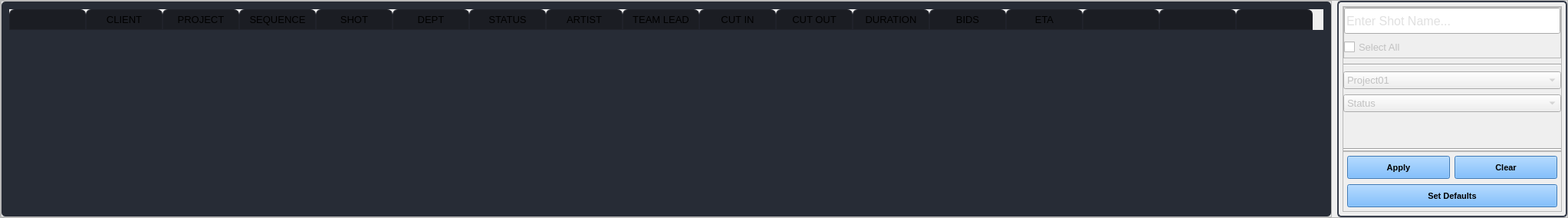
                     <widget class="QWidget" name="all_shots_page">
                      <layout class="QGridLayout" name="gridLayout_46">
                       <property name="leftMargin">
                        <number>0</number>
                       </property>
                       <property name="topMargin">
                        <number>0</number>
                       </property>
                       <property name="rightMargin">
                        <number>0</number>
                       </property>
                       <property name="bottomMargin">
                        <number>0</number>
                       </property>
                       <property name="spacing">
                        <number>0</number>
                       </property>
                       <item row="0" column="0">
                        <widget class="QFrame" name="frame_20">
                         <property name="frameShape">
                          <enum>QFrame::StyledPanel</enum>
                         </property>
                         <property name="frameShadow">
                          <enum>QFrame::Raised</enum>
                         </property>
                         <layout class="QGridLayout" name="gridLayout_45">
                          <property name="leftMargin">
                           <number>0</number>
                          </property>
                          <property name="topMargin">
                           <number>0</number>
                          </property>
                          <property name="rightMargin">
                           <number>0</number>
                          </property>
                          <property name="bottomMargin">
                           <number>0</number>
                          </property>
                          <property name="horizontalSpacing">
                           <number>7</number>
                          </property>
                          <property name="verticalSpacing">
                           <number>0</number>
                          </property>
                          <item row="1" column="1">
                           <widget class="QFrame" name="filter_frame">
                            <property name="minimumSize">
                             <size>
                              <width>300</width>
                              <height>0</height>
                             </size>
                            </property>
                            <property name="maximumSize">
                             <size>
                              <width>500</width>
                              <height>16777215</height>
                             </size>
                            </property>
                            <property name="styleSheet">
                             <string notr="true">QFrame#filter_frame {border:2px solid  rgb(54, 60, 74);
border-radius:5px;
}</string>
                            </property>
                            <property name="frameShape">
                             <enum>QFrame::StyledPanel</enum>
                            </property>
                            <property name="frameShadow">
                             <enum>QFrame::Raised</enum>
                            </property>
                            <layout class="QGridLayout" name="gridLayout_65">
                             <property name="leftMargin">
                              <number>5</number>
                             </property>
                             <property name="topMargin">
                              <number>5</number>
                             </property>
                             <property name="rightMargin">
                              <number>5</number>
                             </property>
                             <property name="bottomMargin">
                              <number>5</number>
                             </property>
                             <property name="spacing">
                              <number>0</number>
                             </property>
                             <item row="0" column="0">
                              <widget class="QFrame" name="frame_43">
                               <property name="styleSheet">
                                <string notr="true">color: rgb(193, 193, 193);</string>
                               </property>
                               <property name="frameShape">
                                <enum>QFrame::StyledPanel</enum>
                               </property>
                               <property name="frameShadow">
                                <enum>QFrame::Raised</enum>
                               </property>
                               <layout class="QGridLayout" name="gridLayout_17">
                                <property name="leftMargin">
                                 <number>0</number>
                                </property>
                                <property name="topMargin">
                                 <number>0</number>
                                </property>
                                <property name="rightMargin">
                                 <number>0</number>
                                </property>
                                <property name="bottomMargin">
                                 <number>0</number>
                                </property>
                                <property name="horizontalSpacing">
                                 <number>0</number>
                                </property>
                                <property name="verticalSpacing">
                                 <number>7</number>
                                </property>
                                <item row="0" column="0">
                                 <widget class="QFrame" name="frame_44">
                                  <property name="frameShape">
                                   <enum>QFrame::StyledPanel</enum>
                                  </property>
                                  <property name="frameShadow">
                                   <enum>QFrame::Raised</enum>
                                  </property>
                                  <layout class="QGridLayout" name="gridLayout_44">
                                   <property name="leftMargin">
                                    <number>0</number>
                                   </property>
                                   <property name="topMargin">
                                    <number>0</number>
                                   </property>
                                   <property name="rightMargin">
                                    <number>0</number>
                                   </property>
                                   <property name="bottomMargin">
                                    <number>0</number>
                                   </property>
                                   <property name="horizontalSpacing">
                                    <number>0</number>
                                   </property>
                                   <property name="verticalSpacing">
                                    <number>5</number>
                                   </property>
                                   <item row="1" column="0">
                                    <widget class="QCheckBox" name="sel_all_shtTable_chkBox">
                                     <property name="font">
                                      <font>
                                       <pointsize>10</pointsize>
                                      </font>
                                     </property>
                                     <property name="text">
                                      <string>Select All</string>
                                     </property>
                                    </widget>
                                   </item>
                                   <item row="1" column="1">
                                    <widget class="QPushButton" name="assign_leads_btn">
                                     <property name="cursor">
                                      <cursorShape>PointingHandCursor</cursorShape>
                                     </property>
                                     <property name="toolTip">
                                      <string>Assign to Leads</string>
                                     </property>
                                     <property name="styleSheet">
                                      <string notr="true">QPushButton{
padding:5px;
background-color: rgb(230, 123, 0);
}
QPushButton::hover{
	background-color: rgb(230, 149, 9);
}
QPushButton::pressed{
	background-color: rgb(208, 111, 0);
}</string>
                                     </property>
                                     <property name="text">
                                      <string/>
                                     </property>
                                     <property name="icon">
                                      <iconset resource="../files.qrc">
                                       <normaloff>:/24x24/icons/24x24/cil-user-follow.png</normaloff>:/24x24/icons/24x24/cil-user-follow.png</iconset>
                                     </property>
                                     <property name="iconSize">
                                      <size>
                                       <width>20</width>
                                       <height>20</height>
                                      </size>
                                     </property>
                                     <property name="flat">
                                      <bool>true</bool>
                                     </property>
                                    </widget>
                                   </item>
                                   <item row="0" column="0" colspan="2">
                                    <widget class="QLineEdit" name="shot_search_lineEdit">
                                     <property name="sizePolicy">
                                      <sizepolicy hsizetype="Expanding" vsizetype="Fixed">
                                       <horstretch>0</horstretch>
                                       <verstretch>0</verstretch>
                                      </sizepolicy>
                                     </property>
                                     <property name="minimumSize">
                                      <size>
                                       <width>0</width>
                                       <height>34</height>
                                      </size>
                                     </property>
                                     <property name="font">
                                      <font>
                                       <pointsize>12</pointsize>
                                      </font>
                                     </property>
                                     <property name="frame">
                                      <bool>true</bool>
                                     </property>
                                     <property name="placeholderText">
                                      <string>Enter Shot Name...</string>
                                     </property>
                                    </widget>
                                   </item>
                                  </layout>
                                 </widget>
                                </item>
                                <item row="5" column="0">
                                 <widget class="Line" name="line_9">
                                  <property name="orientation">
                                   <enum>Qt::Horizontal</enum>
                                  </property>
                                 </widget>
                                </item>
                                <item row="7" column="0">
                                 <widget class="QComboBox" name="stat_filter_cb">
                                  <property name="font">
                                   <font>
                                    <pointsize>10</pointsize>
                                   </font>
                                  </property>
                                  <item>
                                   <property name="text">
                                    <string>Status</string>
                                   </property>
                                  </item>
                                  <item>
                                   <property name="text">
                                    <string>Status2</string>
                                   </property>
                                  </item>
                                  <item>
                                   <property name="text">
                                    <string>Status3</string>
                                   </property>
                                  </item>
                                 </widget>
                                </item>
                                <item row="9" column="0">
                                 <widget class="Line" name="line_14">
                                  <property name="orientation">
                                   <enum>Qt::Horizontal</enum>
                                  </property>
                                 </widget>
                                </item>
                                <item row="6" column="0">
                                 <widget class="QComboBox" name="pro_filter_cb">
                                  <property name="font">
                                   <font>
                                    <pointsize>10</pointsize>
                                   </font>
                                  </property>
                                  <item>
                                   <property name="text">
                                    <string>Project01</string>
                                   </property>
                                  </item>
                                  <item>
                                   <property name="text">
                                    <string>Project02</string>
                                   </property>
                                  </item>
                                  <item>
                                   <property name="text">
                                    <string>Project03</string>
                                   </property>
                                  </item>
                                 </widget>
                                </item>
                                <item row="8" column="0">
                                 <spacer name="verticalSpacer_4">
                                  <property name="orientation">
                                   <enum>Qt::Vertical</enum>
                                  </property>
                                  <property name="sizeHint" stdset="0">
                                   <size>
                                    <width>20</width>
                                    <height>40</height>
                                   </size>
                                  </property>
                                 </spacer>
                                </item>
                               </layout>
                              </widget>
                             </item>
                             <item row="1" column="0">
                              <widget class="QFrame" name="frame_45">
                               <property name="styleSheet">
                                <string notr="true">QPushButton{
	background-color: rgb(85, 170, 255);
}</string>
                               </property>
                               <property name="frameShape">
                                <enum>QFrame::StyledPanel</enum>
                               </property>
                               <property name="frameShadow">
                                <enum>QFrame::Raised</enum>
                               </property>
                               <layout class="QGridLayout" name="gridLayout_29">
                                <property name="leftMargin">
                                 <number>5</number>
                                </property>
                                <property name="topMargin">
                                 <number>5</number>
                                </property>
                                <property name="rightMargin">
                                 <number>5</number>
                                </property>
                                <property name="bottomMargin">
                                 <number>5</number>
                                </property>
                                <property name="verticalSpacing">
                                 <number>7</number>
                                </property>
                                <item row="1" column="0" colspan="2">
                                 <widget class="QPushButton" name="set_default_btn">
                                  <property name="minimumSize">
                                   <size>
                                    <width>30</width>
                                    <height>30</height>
                                   </size>
                                  </property>
                                  <property name="font">
                                   <font>
                                    <family>Segoe UI</family>
                                    <pointsize>8</pointsize>
                                    <weight>75</weight>
                                    <bold>true</bold>
                                   </font>
                                  </property>
                                  <property name="cursor">
                                   <cursorShape>PointingHandCursor</cursorShape>
                                  </property>
                                  <property name="text">
                                   <string>Set Defaults</string>
                                  </property>
                                  <property name="icon">
                                   <iconset resource="../files.qrc">
                                    <normaloff>:/24x24/icons/24x24/cil-camera-roll.png</normaloff>:/24x24/icons/24x24/cil-camera-roll.png</iconset>
                                  </property>
                                  <property name="iconSize">
                                   <size>
                                    <width>13</width>
                                    <height>13</height>
                                   </size>
                                  </property>
                                 </widget>
                                </item>
                                <item row="0" column="1">
                                 <widget class="QPushButton" name="clear_filter_btn">
                                  <property name="minimumSize">
                                   <size>
                                    <width>80</width>
                                    <height>30</height>
                                   </size>
                                  </property>
                                  <property name="font">
                                   <font>
                                    <pointsize>8</pointsize>
                                    <weight>75</weight>
                                    <bold>true</bold>
                                   </font>
                                  </property>
                                  <property name="cursor">
                                   <cursorShape>PointingHandCursor</cursorShape>
                                  </property>
                                  <property name="text">
                                   <string>Clear</string>
                                  </property>
                                  <property name="icon">
                                   <iconset resource="../files.qrc">
                                    <normaloff>:/24x24/icons/24x24/cil-x.png</normaloff>:/24x24/icons/24x24/cil-x.png</iconset>
                                  </property>
                                  <property name="iconSize">
                                   <size>
                                    <width>13</width>
                                    <height>13</height>
                                   </size>
                                  </property>
                                 </widget>
                                </item>
                                <item row="0" column="0">
                                 <widget class="QPushButton" name="apply_filter_btn">
                                  <property name="minimumSize">
                                   <size>
                                    <width>80</width>
                                    <height>30</height>
                                   </size>
                                  </property>
                                  <property name="font">
                                   <font>
                                    <family>Segoe UI</family>
                                    <pointsize>8</pointsize>
                                    <weight>75</weight>
                                    <bold>true</bold>
                                   </font>
                                  </property>
                                  <property name="cursor">
                                   <cursorShape>PointingHandCursor</cursorShape>
                                  </property>
                                  <property name="text">
                                   <string>Apply</string>
                                  </property>
                                  <property name="icon">
                                   <iconset resource="../files.qrc">
                                    <normaloff>:/24x24/icons/24x24/cil-check-alt.png</normaloff>:/24x24/icons/24x24/cil-check-alt.png</iconset>
                                  </property>
                                  <property name="iconSize">
                                   <size>
                                    <width>13</width>
                                    <height>13</height>
                                   </size>
                                  </property>
                                 </widget>
                                </item>
                               </layout>
                              </widget>
                             </item>
                            </layout>
                           </widget>
                          </item>
                          <item row="0" column="0" rowspan="2">
                           <widget class="QFrame" name="frame_22">
                            <property name="frameShape">
                             <enum>QFrame::StyledPanel</enum>
                            </property>
                            <property name="frameShadow">
                             <enum>QFrame::Raised</enum>
                            </property>
                            <layout class="QGridLayout" name="gridLayout_32">
                             <property name="leftMargin">
                              <number>0</number>
                             </property>
                             <property name="topMargin">
                              <number>0</number>
                             </property>
                             <property name="rightMargin">
                              <number>0</number>
                             </property>
                             <property name="bottomMargin">
                              <number>0</number>
                             </property>
                             <property name="spacing">
                              <number>0</number>
                             </property>
                             <item row="0" column="0">
                              <widget class="QTableWidget" name="all_shots_tbWidget">
                               <property name="font">
                                <font>
                                 <pointsize>10</pointsize>
                                </font>
                               </property>
                               <property name="focusPolicy">
                                <enum>Qt::NoFocus</enum>
                               </property>
                               <property name="styleSheet">
                                <string notr="true">QTableWidget {	
	background-color: rgb(39, 44, 54);
	padding: 10px;
	border-radius: 5px;
	alternate-background-color: rgb(42, 48, 59);
}
QTableWidget::item{
	padding-left: 5px;
	padding-right: 5px;
}
QTableWidget::item:selected{
	background-color: rgb(94, 94, 94);
	color: rgb(255, 255, 255);
}
QScrollBar:horizontal {
    border: none;
    background: rgb(52, 59, 72);
    height: 14px;
    margin: 0px 21px 0 21px;
	border-radius: 0px;
}
 QScrollBar:vertical {
	border: none;
    background: rgb(52, 59, 72);
    width: 14px;
    margin: 21px 0 21px 0;
	border-radius: 0px;
 }
QHeaderView::section{
	Background-color: rgb(39, 44, 54);
	max-width: 30px;
	border: 1px solid rgb(44, 49, 60);
	border-style: none;
    border-bottom: 1px solid rgb(44, 49, 60);
    border-right: 1px solid rgb(44, 49, 60);
}
QTableWidget::horizontalHeader {	
	background-color: rgb(81, 255, 0);
}
QHeaderView::section:horizontal
{
    border: 1px solid rgb(32, 34, 42);
	background-color: rgb(27, 29, 35);
	padding: 3px;
	border-top-left-radius: 7px;
    border-top-right-radius: 7px;
}
QHeaderView::section:vertical
{
    border: 1px solid rgb(44, 49, 60);
}

</string>
                               </property>
                               <property name="frameShape">
                                <enum>QFrame::NoFrame</enum>
                               </property>
                               <property name="frameShadow">
                                <enum>QFrame::Sunken</enum>
                               </property>
                               <property name="sizeAdjustPolicy">
                                <enum>QAbstractScrollArea::AdjustToContents</enum>
                               </property>
                               <property name="editTriggers">
                                <set>QAbstractItemView::NoEditTriggers</set>
                               </property>
                               <property name="dragDropMode">
                                <enum>QAbstractItemView::NoDragDrop</enum>
                               </property>
                               <property name="alternatingRowColors">
                                <bool>true</bool>
                               </property>
                               <property name="selectionBehavior">
                                <enum>QAbstractItemView::SelectRows</enum>
                               </property>
                               <property name="showGrid">
                                <bool>false</bool>
                               </property>
                               <property name="sortingEnabled">
                                <bool>false</bool>
                               </property>
                               <attribute name="verticalHeaderVisible">
                                <bool>false</bool>
                               </attribute>
                               <attribute name="verticalHeaderShowSortIndicator" stdset="0">
                                <bool>true</bool>
                               </attribute>
                               <column>
                                <property name="text">
                                 <string/>
                                </property>
                               </column>
                               <column>
                                <property name="text">
                                 <string>CLIENT</string>
                                </property>
                               </column>
                               <column>
                                <property name="text">
                                 <string>PROJECT</string>
                                </property>
                               </column>
                               <column>
                                <property name="text">
                                 <string>SEQUENCE</string>
                                </property>
                               </column>
                               <column>
                                <property name="text">
                                 <string>SHOT</string>
                                </property>
                               </column>
                               <column>
                                <property name="text">
                                 <string>DEPT</string>
                                </property>
                               </column>
                               <column>
                                <property name="text">
                                 <string>STATUS</string>
                                </property>
                               </column>
                               <column>
                                <property name="text">
                                 <string>ARTIST</string>
                                </property>
                               </column>
                               <column>
                                <property name="text">
                                 <string>TEAM LEAD</string>
                                </property>
                               </column>
                               <column>
                                <property name="text">
                                 <string>CUT IN</string>
                                </property>
                               </column>
                               <column>
                                <property name="text">
                                 <string>CUT OUT</string>
                                </property>
                               </column>
                               <column>
                                <property name="text">
                                 <string>DURATION</string>
                                </property>
                               </column>
                               <column>
                                <property name="text">
                                 <string>BIDS</string>
                                </property>
                               </column>
                               <column>
                                <property name="text">
                                 <string>ETA</string>
                                </property>
                               </column>
                               <column>
                                <property name="text">
                                 <string/>
                                </property>
                               </column>
                               <column>
                                <property name="text">
                                 <string/>
                                </property>
                               </column>
                               <column>
                                <property name="text">
                                 <string/>
                                </property>
                               </column>
                              </widget>
                             </item>
                            </layout>
                           </widget>
                          </item>
                         </layout>
                        </widget>
                       </item>
                      </layout>
                     </widget>
